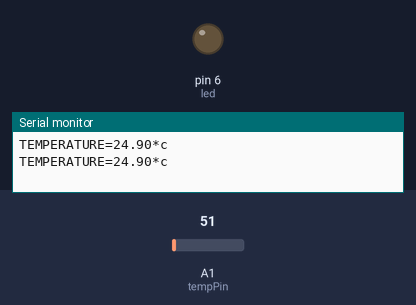
Bench run of a sketch on a simulated Arduino Uno, built with avr-gcc and run on an emulated ATmega328P. On the bench: output pins drawn as LEDs (lit = HIGH), the last lines printed to the serial monitor. The test bench sets the inputs (shaded band); at power-on: A1 (tempPin) = 51.

Above: at 1.8 s.
1.9 s: A1 (tempPin) set to 60
At 2.4 s:
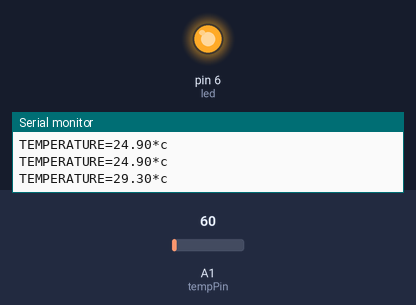
3.5 s: A1 (tempPin) set to 30
At 5.2 s:
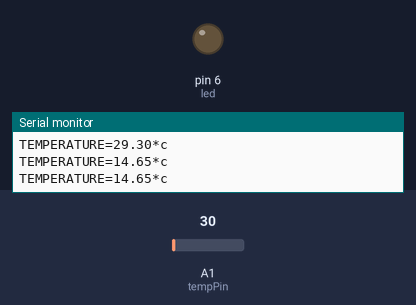
5.5 s: A1 (tempPin) set to 61
At 6.8 s:
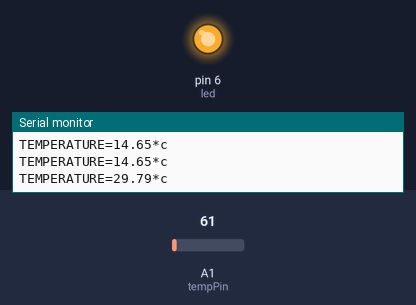
Timing chart, 0 to 8.5 s (numbered marks = the images above; inputs shaded):
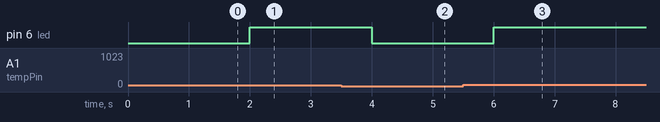

The sketch:

sensor_2.ino
```cpp
int val;
int led=6;
int tempPin=1;


void setup() {
  Serial.begin(9600);
  pinMode(led,OUTPUT);
}
void loop()
{
  val=analogRead(tempPin);
  float mv = (val/1024.0)*5000;
  float cel = mv/10;
  float farh = (cel*9)/5+32;
  if(cel>26.5)
  digitalWrite(led,HIGH);
  else
  {
  digitalWrite(led,LOW);
  }

  Serial.print("TEMPERATURE=");
  Serial.print(cel);
  Serial.print("*c");
  Serial.println();
  delay(1000);

 /* uncomment this to get temperature in fahrenheit
  *  Serial.print("Temperature=");
  *  Serial.print(farh);
  *  Serial.print("*F");
  *  Serial.println();
  */

  // put your setup code here, to run once:

}
```

Measured:
- the behaviour switches between 54 and 55 on A1 (tempPin) (found by bisection; images 0 and 1)
- after the input at 1.9 s, pin 6 (led): LOW → HIGH after 0.10 s
- after the input at 3.5 s, pin 6 (led): HIGH → LOW after 0.50 s
- after the input at 5.5 s, pin 6 (led): LOW → HIGH after 0.50 s
